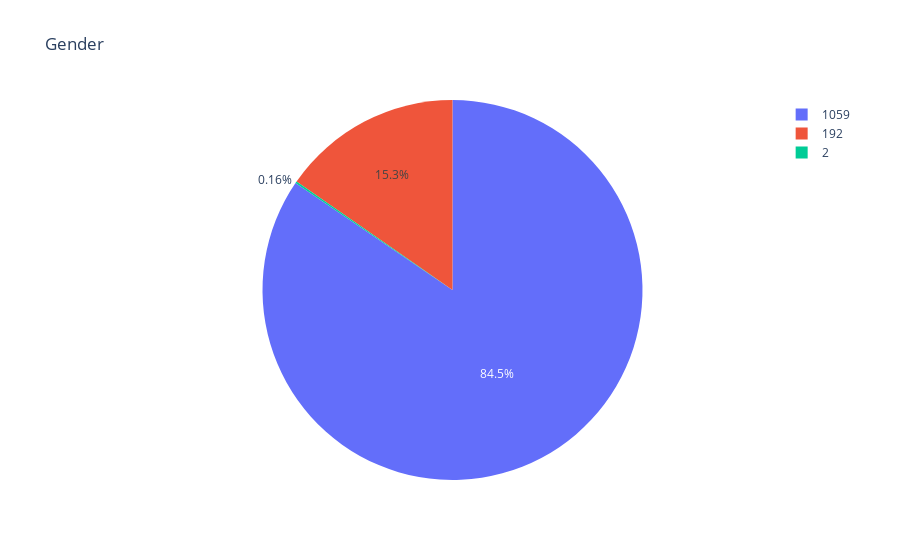

The notebook cell saved with this chart:
### Code cell
fig=px.pie(df6,values=df6, names='Gender', title='Gender')
fig.show()

### Figure 1 — Plotly figure (JSON) as saved in the notebook; plotly's stock layout.template omitted (floating-point values rounded to 4 significant figures)
{"data": [{"domain": {"x": [0, 1], "y": [0, 1]}, "hovertemplate": "Gender=%{label}<br>value=%{value}<extra></extra>", "labels": [1059, 192, 2], "legendgroup": "", "name": "", "showlegend": true, "type": "pie", "values": [1059, 192, 2]}], "layout": {"legend": {"tracegroupgap": 0}, "title": {"text": "Gender"}}}
